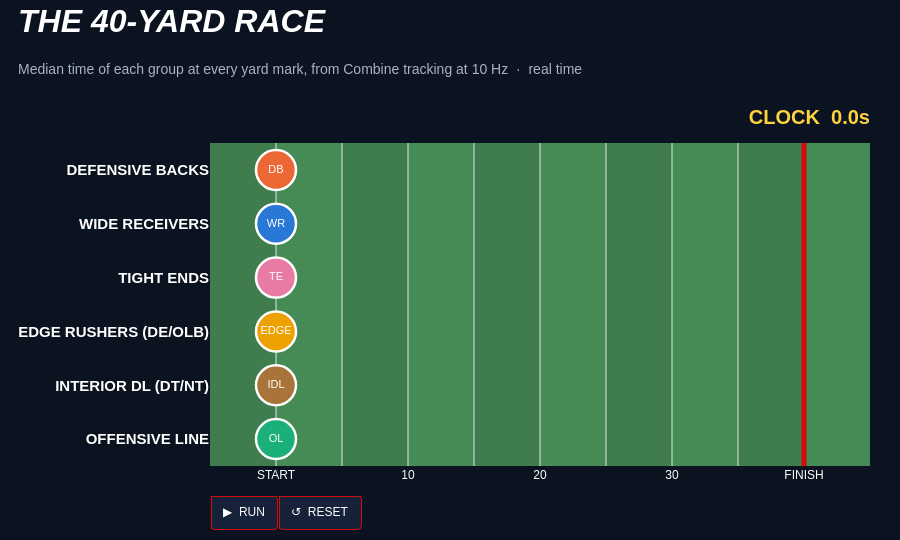

The notebook cell saved with this chart:
### Markdown cell above
### How fast does each position run?

Every position group lines up for a 40-yard dash. Each runner shows the group's **median time at each yard mark** (using each player's best attempt), replayed from the 10 Hz Combine tracking.

> **Tracking starts a little late on most reps**, so tracked 40 times run about 0.3 s slower than the official `forty` in `combine_results.csv`, and a few reps are off by much more. The order of the groups holds, but don't compare tracked and official times directly. For clean speed numbers, time from the 10-yard mark onwards or use `forty - ten_yd_split`.

### Code cell
import plotly.graph_objects as go
from IPython.display import HTML, display

display(HTML("<style>@import url('https://fonts.googleapis.com/css2?family=Barlow+Condensed:ital,wght@1,700;1,800"
             "&family=Barlow:wght@400;600&display=swap');</style>"))
WEB_DISPLAY, WEB_BODY = "Barlow Condensed, Arial Narrow, sans-serif", "Barlow, Arial, sans-serif"

# 40-yard dash tracking: seconds and yards since tracking started, per rep
forty = (read("combine_tracking")
         .filter((pl.col("entity_type") == "PLAYER") & (pl.col("drill_name") == "FORTY_YARD_DASH"))
         .with_columns(pl.col("time").str.to_datetime(time_unit="ms"))
         .sort("event_id", "time")
         .with_columns(t=(pl.col("time") - pl.col("time").first()).over("event_id").dt.total_milliseconds() / 1000,
                       dist=(pl.col("x") - pl.col("x").first()).over("event_id"))
         .to_pandas())
forty["group"] = forty.nfl_id.map(dict(zip(cohort["nfl_id"], cb.group)))   # DL split into EDGE / IDL

# Time at each yard mark for every rep (a few reps stop just short of 40: extend them at their final speed)
DIST = np.arange(0, 40.25, 0.25)
splits = {}
for eid, r in forty.groupby("event_id"):
    times = np.interp(DIST, r.dist, r.t)
    past = DIST > r.dist.iloc[-1]
    times[past] = r.t.iloc[-1] + (DIST[past] - r.dist.iloc[-1]) / r.s.iloc[-1]
    splits[eid] = (r.nfl_id.iloc[0], r.group.iloc[0], times)

# Each player's best rep, then the median player of each group at every yard mark
best = {}
for nfl_id, group, times in splits.values():
    if nfl_id not in best or times[-1] < best[nfl_id][1][-1]:
        best[nfl_id] = (group, times)
runs = {g: np.median([tm for grp, tm in best.values() if grp == g], axis=0) for g in GROUP_COLORS}
order = sorted(runs, key=lambda g: -runs[g][-1])          # fastest in the top lane
# The race stops when the winner crosses the line; the clock keeps running until every group's
# (hypothetical) finish time has come up, and each time appears at that moment
t_win = min(r[-1] for r in runs.values())
T = np.round(np.arange(0, max(r[-1] for r in runs.values()) + 0.3, 0.1), 1)


def frame(t):
    y = list(range(len(order)))
    return [go.Scatter(x=[np.interp(min(t, t_win), runs[g], DIST) for g in order], y=y, mode="markers+text",
                       marker=dict(size=40, color=[GROUP_COLORS[g] for g in order], line=dict(color="white", width=2.5)),
                       text=order, textfont=dict(color="white", size=11, family=WEB_DISPLAY)),
            go.Scatter(x=[41.2] * len(order), y=y, mode="text", textposition="middle right",
                       text=[f"<b>{runs[g][-1]:.2f}s</b>" if t >= runs[g][-1] else "" for g in order],
                       textfont=dict(color="white", size=16, family=WEB_DISPLAY)),
            go.Scatter(x=[45], y=[len(order) - 0.05], mode="text", textposition="middle left",
                       text=[f"<b>CLOCK  {t:.1f}s</b>"], textfont=dict(color=FIRST_DOWN_YELLOW, size=20, family=WEB_DISPLAY))]


top = len(order) - 0.5
stripes = [dict(type="rect", x0=x, x1=x + 5, y0=-0.5, y1=top, line_width=0, layer="below",
                fillcolor=TURF_A if x % 10 else TURF_B) for x in range(-5, 45, 5)]
lines = [dict(type="line", x0=x, x1=x, y0=-0.5, y1=top, layer="below",
              line=dict(color=ESPN_RED if x == 40 else "rgba(255,255,255,0.55)", width=5 if x == 40 else 1.5))
         for x in range(0, 41, 5)]

race = go.Figure(
    data=frame(0), frames=[go.Frame(data=frame(t), name=str(t)) for t in T],
    layout=dict(
        title=dict(text="<b><i>THE 40-YARD RACE</i></b><br><span style='font-size:14px;color:#aab3c5;font-family:Barlow,Arial,sans-serif'>"
                        "Median time of each group at every yard mark, from Combine tracking at 10 Hz  ·  real time</span>",
                   x=0.02, y=0.94, yanchor="top", font=dict(color="white", size=32, family=WEB_DISPLAY)),
        paper_bgcolor=NAVY, plot_bgcolor=NAVY, height=540, margin=dict(l=210, r=30, t=100, b=70),
        font=dict(color="white", family=WEB_BODY), showlegend=False, shapes=stripes + lines, hovermode=False,
        xaxis=dict(range=[-5, 45], tickvals=[0, 10, 20, 30, 40], ticktext=["START", "10", "20", "30", "FINISH"],
                   showgrid=False, zeroline=False, fixedrange=True),
        yaxis=dict(range=[-0.5, top + 0.8], tickvals=list(range(len(order))), showgrid=False, zeroline=False,
                   ticktext=[f"<b>{GROUP_NAMES[g].upper()}</b>" for g in order], fixedrange=True,
                   tickfont=dict(family=WEB_DISPLAY, size=15)),
        updatemenus=[dict(type="buttons", x=0, y=-0.08, xanchor="left", yanchor="top", direction="right", showactive=False,
                          bgcolor=NAVY_2, bordercolor=ESPN_RED, font=dict(color="white"), buttons=[
            dict(label="▶  RUN", method="animate",
                 args=[None, dict(frame=dict(duration=100, redraw=False), fromcurrent=True,
                                  transition=dict(duration=0))]),
            dict(label="↺  RESET", method="animate",
                 args=[[str(T[0])], dict(mode="immediate", frame=dict(duration=0, redraw=False),
                                         transition=dict(duration=0))])])]))
race.show()

### Figure 1 — Plotly figure (JSON) as saved in the notebook; plotly's stock layout.template omitted (floating-point values rounded to 4 significant figures)
{"data": [{"marker": {"color": ["#1baf7a", "#a8743a", "#eda100", "#e87ba4", "#2a78d6", "#eb6834"], "line": {"color": "white", "width": 2.5}, "size": 40}, "mode": "markers+text", "text": ["OL", "IDL", "EDGE", "TE", "WR", "DB"], "textfont": {"color": "white", "family": "Barlow Condensed, Arial Narrow, sans-serif", "size": 11}, "type": "scatter", "x": [0, 0, 0, 0, 0, 0], "y": [0, 1, 2, 3, 4, 5]}, {"mode": "text", "text": ["", "", "", "", "", ""], "textfont": {"color": "white", "family": "Barlow Condensed, Arial Narrow, sans-serif", "size": 16}, "textposition": "middle right", "type": "scatter", "x": [41.2, 41.2, 41.2, 41.2, 41.2, 41.2], "y": [0, 1, 2, 3, 4, 5]}, {"mode": "text", "text": ["<b>CLOCK  0.0s</b>"], "textfont": {"color": "#ffd23f", "family": "Barlow Condensed, Arial Narrow, sans-serif", "size": 20}, "textposition": "middle left", "type": "scatter", "x": [45], "y": [5.95]}], "layout": {"font": {"color": "white", "family": "Barlow, Arial, sans-serif"}, "height": 540, "hovermode": false, "margin": {"b": 70, "l": 210, "r": 30, "t": 100}, "paper_bgcolor": "#0b1220", "plot_bgcolor": "#0b1220", "shapes": [{"fillcolor": "#3f7d4e", "layer": "below", "line": {"width": 0}, "type": "rect", "x0": -5, "x1": 0, "y0": -0.5, "y1": 5.5}, {"fillcolor": "#468a56", "layer": "below", "line": {"width": 0}, "type": "rect", "x0": 0, "x1": 5, "y0": -0.5, "y1": 5.5}, {"fillcolor": "#3f7d4e", "layer": "below", "line": {"width": 0}, "type": "rect", "x0": 5, "x1": 10, "y0": -0.5, "y1": 5.5}, {"fillcolor": "#468a56", "layer": "below", "line": {"width": 0}, "type": "rect", "x0": 10, "x1": 15, "y0": -0.5, "y1": 5.5}, {"fillcolor": "#3f7d4e", "layer": "below", "line": {"width": 0}, "type": "rect", "x0": 15, "x1": 20, "y0": -0.5, "y1": 5.5}, {"fillcolor": "#468a56", "layer": "below", "line": {"width": 0}, "type": "rect", "x0": 20, "x1": 25, "y0": -0.5, "y1": 5.5}, {"fillcolor": "#3f7d4e", "layer": "below", "line": {"width": 0}, "type": "rect", "x0": 25, "x1": 30, "y0": -0.5, "y1": 5.5}, {"fillcolor": "#468a56", "layer": "below", "line": {"width": 0}, "type": "rect", "x0": 30, "x1": 35, "y0": -0.5, "y1": 5.5}, {"fillcolor": "#3f7d4e", "layer": "below", "line": {"width": 0}, "type": "rect", "x0": 35, "x1": 40, "y0": -0.5, "y1": 5.5}, {"fillcolor": "#468a56", "layer": "below", "line": {"width": 0}, "type": "rect", "x0": 40, "x1": 45, "y0": -0.5, "y1": 5.5}, {"layer": "below", "line": {"color": "rgba(255,255,255,0.55)", "width": 1.5}, "type": "line", "x0": 0, "x1": 0, "y0": -0.5, "y1": 5.5}, {"layer": "below", "line": {"color": "rgba(255,255,255,0.55)", "width": 1.5}, "type": "line", "x0": 5, "x1": 5, "y0": -0.5, "y1": 5.5}, {"layer": "below", "line": {"color": "rgba(255,255,255,0.55)", "width": 1.5}, "type": "line", "x0": 10, "x1": 10, "y0": -0.5, "y1": 5.5}, {"layer": "below", "line": {"color": "rgba(255,255,255,0.55)", "width": 1.5}, "type": "line", "x0": 15, "x1": 15, "y0": -0.5, "y1": 5.5}, {"layer": "below", "line": {"color": "rgba(255,255,255,0.55)", "width": 1.5}, "type": "line", "x0": 20, "x1": 20, "y0": -0.5, "y1": 5.5}, {"layer": "below", "line": {"color": "rgba(255,255,255,0.55)", "width": 1.5}, "type": "line", "x0": 25, "x1": 25, "y0": -0.5, "y1": 5.5}, {"layer": "below", "line": {"color": "rgba(255,255,255,0.55)", "width": 1.5}, "type": "line", "x0": 30, "x1": 30, "y0": -0.5, "y1": 5.5}, {"layer": "below", "line": {"color": "rgba(255,255,255,0.55)", "width": 1.5}, "type": "line", "x0": 35, "x1": 35, "y0": -0.5, "y1": 5.5}, {"layer": "below", "line": {"color": "#d50a0a", "width": 5}, "type": "line", "x0": 40, "x1": 40, "y0": -0.5, "y1": 5.5}], "showlegend": false, "title": {"font": {"color": "white", "family": "Barlow Condensed, Arial Narrow, sans-serif", "size": 32}, "text": "<b><i>THE 40-YARD RACE</i></b><br><span style='font-size:14px;color:#aab3c5;font-family:Barlow,Arial,sans-serif'>Median time of each group at every yard mark, from Combine tracking at 10 Hz  ·  real time</span>", "x": 0.02, "y": 0.94, "yanchor": "top"}, "updatemenus": [{"bgcolor": "#16213a", "bordercolor": "#d50a0a", "buttons": [{"args": [null, {"frame": {"duration": 100, "redraw": false}, "fromcurrent": true, "transition": {"duration": 0}}], "label": "▶  RUN", "method": "animate"}, {"args": [["0.0"], {"frame": {"duration": 0, "redraw": false}, "mode": "immediate", "transition": {"duration": 0}}], "label": "↺  RESET", "method": "animate"}], "direction": "right", "font": {"color": "white"}, "showactive": false, "type": "buttons", "x": 0, "xanchor": "left", "y": -0.08, "yanchor": "top"}], "xaxis": {"fixedrange": true, "range": [-5, 45], "showgrid": false, "ticktext": ["START", "10", "20", "30", "FINISH"], "tickvals": [0, 10, 20, 30, 40], "zeroline": false}, "yaxis": {"fixedrange": true, "range": [-0.5, 6.3], "showgrid": false, "tickfont": {"family": "Barlow Condensed, Arial Narrow, sans-serif", "size": 15}, "ticktext": ["<b>OFFENSIVE LINE</b>", "<b>INTERIOR DL (DT/NT)</b>", "<b>EDGE RUSHERS (DE/OLB)</b>", "<b>TIGHT ENDS</b>", "<b>WIDE RECEIVERS</b>", "<b>DEFENSIVE BACKS</b>"], "tickvals": [0, 1, 2, 3, 4, 5], "zeroline": false}}}
